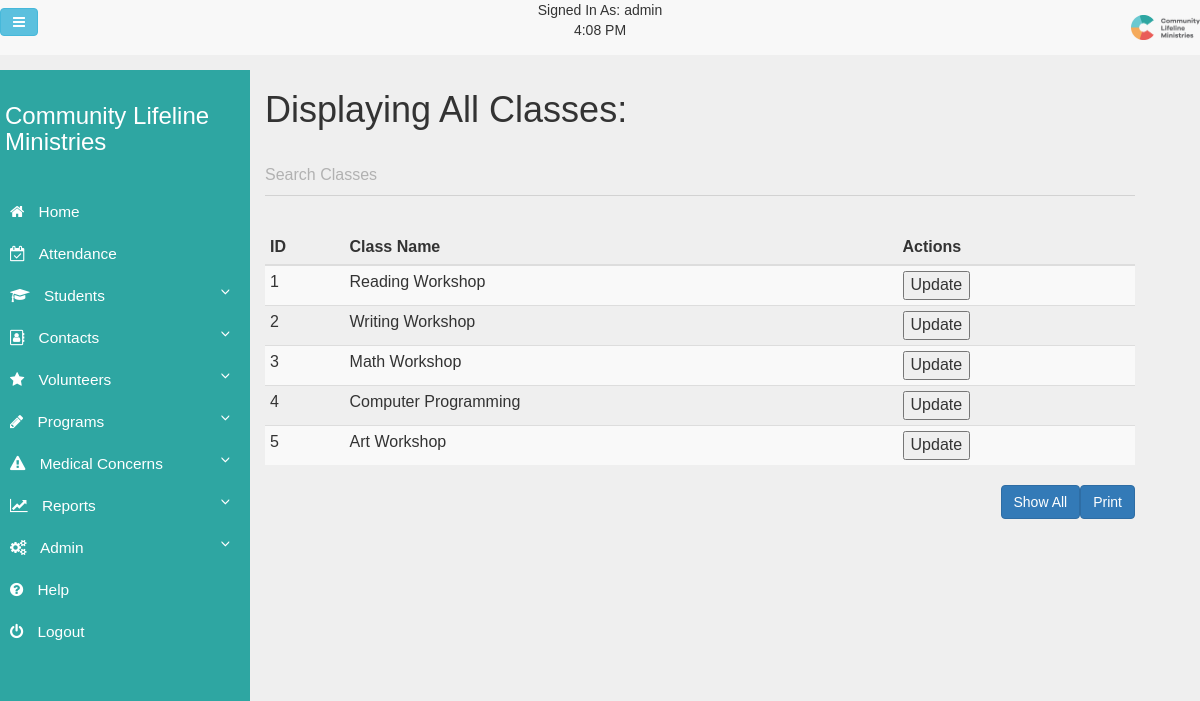
The app's page /extra-files/ShowClasses.php (signed in) with its own data.
### tables this page shows
CREATE TABLE Classes (
  Created_Timestamp      TIMESTAMP DEFAULT now(),
  Last_Updated_Timestamp TIMESTAMP DEFAULT CURRENT_TIMESTAMP,
  Author_Username        VARCHAR(30),
  Id                     INT(10)   AUTO_INCREMENT PRIMARY KEY,
  Active_Class           TINYINT(1),
  Class_Name             VARCHAR(60)
);

### extra-files/ShowClasses.php (the view, shortened to what this page needs)
<?php
include("../scripts/header.php");
include("../../db/config.php");
$query = "SELECT * FROM Classes;";
$result = mysqli_query($db, $query);
?>
<h1>Displaying All Classes:</h1>
<div class="col-lg">
    <div class="mdl-textfield mdl-js-textfield mdl-textfield--floating-label">
        <input id="searchInput" class="mdl-textfield__input" name="searchInput" onkeyup="FilterFields();" type="text"/>
        <label class="mdl-textfield__label" for="searchInput">Search Classes</label>
    </div>
</div>
<br/>
<div id="print_div" class="table-wrapper">
    <table id="searchTable" class="table table-condensed table-striped">
        <thead>
        <tr>
            <th>ID</th>
            <th>Class Name</th>
            <th>Actions</th>
        </tr>
        </thead>
        <tbody>
        <?php
        while ($row = mysqli_fetch_array($result, MYSQLI_ASSOC)) {
            $search = $row['Id'];
            echo "<tr><td>";
            echo $row['Id'];
            echo "</td><td>";
            echo $row['Class_Name'];
            echo "</td><td>";
            echo "<button class='table-update-button' type='button' value='$search' >Update</button>";
        }
        ?>
        </tbody>
    </table>
</div>
<input type="button" class="btn btn-primary pull-right" onclick="printReport('print_div')" value="Print"/>
<input type="button" id="show-all-button" class="btn btn-primary pull-right" value="Show All"/>
<?php
include("../scripts/footer.php");
?>

### css/mdl-input-styles.css (style rules this page uses)
.mdl-textfield { position: relative; font-size: 17px; display: inline-block; box-sizing: border-box; width: 100%; max-width: 100%; margin: 0; padding: 25px 0 15px 0; font-weight: 300; }
.mdl-textfield__input { border: none; border-bottom: 1px solid rgba(0, 0, 0, .12); display: block; font-size: 16px; font-family: "Helvetica", "Arial", sans-serif; margin: 0; padding: 4px 0; width: 100%; background: 0 0; text-align: left; color: inherit }
.mdl-textfield__label { bottom: 0; color: rgba(0, 0, 0, .26); font-size: 16px; font-weight: 300; left: 0; right: 0; pointer-events: none; position: absolute; display: block; top: 24px; width: 100%; overflow: hidden; white-space: nowrap; text-align: left }
.mdl-textfield--floating-label .mdl-textfield__label { transition-duration: .2s; transition-timing-function: cubic-bezier(.4, 0, .2, 1) }
.mdl-textfield__label:after { background-color: #7fc6a6; bottom: 10px; content: ''; height: 2px; left: 45%; position: absolute; transition-duration: .2s; transition-timing-function: cubic-bezier(.4, 0, .2, 1); visibility: hidden; width: 10px }

### css/clm.css (style rules this page uses)
body { font-family: 'Verdana', sans-serif; background: #efefef; padding-top: 70px; }

### css/table-styles.css (style rules this page uses)
*, *:after, *::before { -webkit-box-sizing: border-box; -moz-box-sizing: border-box; box-sizing: border-box; }

### records on screen
classes: Id "1", Class_Name "Reading Workshop"
classes: Id "2", Class_Name "Writing Workshop"
classes: Id "3", Class_Name "Math Workshop"
classes: Id "4", Class_Name "Computer Programming"
classes: Id "5", Class_Name "Art Workshop"

### other values on screen
$userMakingChanges "admin"
